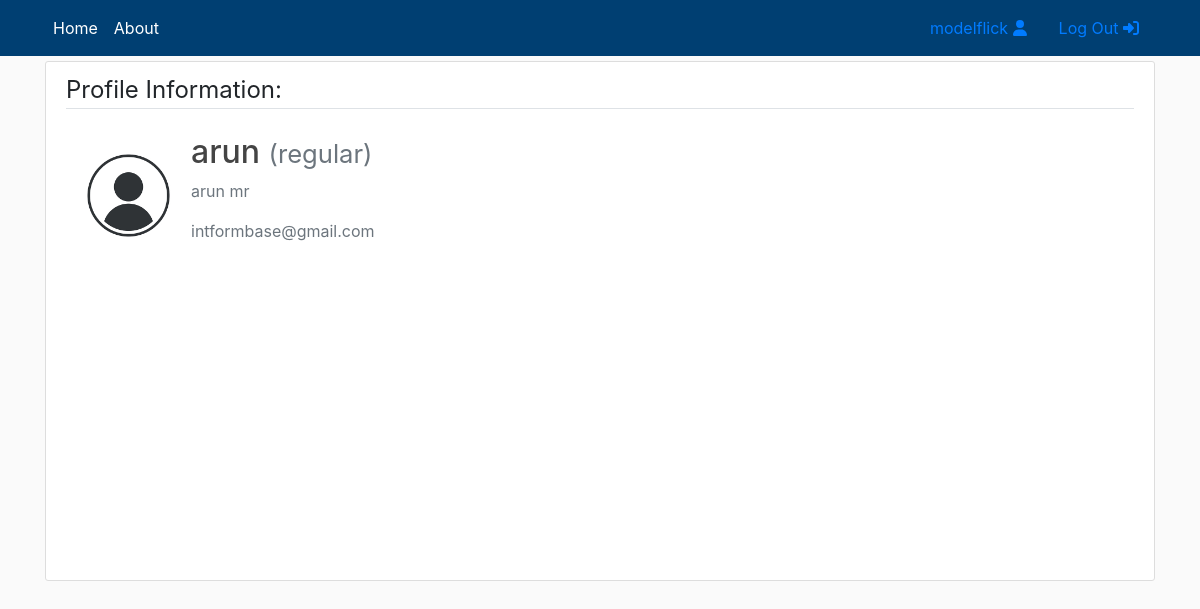
The app's page /profile/arun (signed in) with its own data.
### users/models.py (models this page shows, shortened)
class CustomUser(AbstractUser):
    def image_upload_to(self, instance=None):
        if instance:
            return os.path.join("Users", self.username, instance)
        return None
    STATUS = (
        ('regular','regular'),
        ('subscriber','subscriber'),
        ('moderator','moderator')
    )
    email = models.EmailField(unique=True)
    status = models.CharField(max_length=100, choices=STATUS, default='regular')
    description = models.TextField('Description', max_length=600, default='', blank = True)
    image = models.ImageField(default = 'default/user.jpg',upload_to = image_upload_to)

### users/views.py (the view, shortened to what this page needs)
# urls.py: path('profile/<username>', views.profile, name = 'profile'),
def profile(request, username):
    user = get_user_model().objects.filter(username=username).first()
    if user:
        form = UserUpdateForm(instance=user)
        return render (
                request=request,
                template_name= 'users/profile.html',
                context={'form':form}
            )
    return redirect('home')

### users/templates/users/profile.html (shortened to what this page needs)
{% extends "main/header.html" %}
{% load crispy_forms_tags %}
{% block content %}
<div class="content-section col-lg-12 col-md-12 col-sm-12 tutorial-style" style="min-height:65vh;">
    <legend class="border-bottom mb-4">Profile Information:</legend>
    <form method="POST" enctype="multipart/form-data">
        <div class="media">
            {% if user.username == form.instance.username %}
                <input id="id_image" type="file" name="image" hidden>
                <label for="id_image">
                    <img class="rounded-circle account-img profile-image" style="cursor: pointer;" src="{{form.instance.image.url}}" title="Upload new Image">
                </label>
            {% else %}
                <img class="rounded-circle account-img profile-image" src="{{form.instance.image.url}}">
            {% endif %}
            <div class="media-body">
                <h2 class="account-heading">{{ form.instance.username }}
                    <small class="text-muted">({{ form.instance.status }})</small>
                </h2>
                <p class="text-secondary">{{ form.instance.first_name }} {{ form.instance.last_name }}</p>
                <p class="text-secondary">{{ form.instance.email }}</p>
            </div>
        </div>
    </form>
</div>
{% endblock content %}

### main/templates/main/includes/navbar.html (shortened to what this page needs)
<header class="site-header" style="margin-bottom: 5px">
    <nav class="navbar navbar-expand-md navbar-color">
        <div class="container">
            <div class="navbar-nav">
                <a class="nav-item nav-link" href="/">Home</a>
            </div>
            <div class="collapse navbar-collapse" id="navbarToggle">
                <div class="navbar-nav mr-auto">
                    <a class="nav-item nav-link" href="/">About</a>
                </div>
                {% if user.is_authenticated %}
                    <a class="nav-item nav-link" href="{% url 'profile' user.username %}">
                        {{user.username}} <i class="fas fa-user"></i>
                    </a>
                    <a class="nav-item nav-link" href="{% url 'logout' %}">
                        Log Out <i class="fas fa-sign-in-alt"></i>
                    </a>
                {% endif %}
                </div>
            </div>
    </nav>
</header>

### main/static/main/main.css (style rules this page uses)
:root { --footercolor: #003F72; --navbarcolor: #003F72; --btncolor: #003F72; --socialcolor: #003F72; --brightText: #ffffff; }
.navbar-color { background-color: var(--navbarcolor); }
body { background: #fafafa; }
h1, h2, h3, h4, h5, h6 { color: #444444; }
.site-header .navbar-nav .nav-link { color: var(--brightText); }
.content-section { background: #ffffff; padding: 10px 20px; border: 1px solid #dddddd; border-radius: 3px; margin-bottom: 20px; }
.profile-image { width: 125px; height: 125px; padding: 5px; }

### records on screen
CustomUser: username "modelflick"
CustomUser: instance.image (placeholder picture), instance.username "arun", instance.status "regular", instance.first_name "arun", instance.last_name "mr", instance.email "intformbase@gmail.com"
